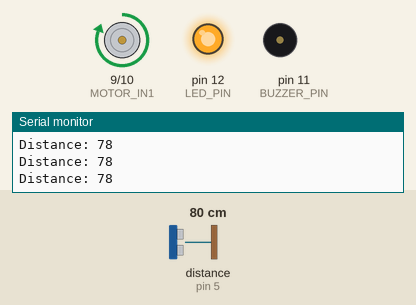
Recording of a sketch running on a simulated Arduino Uno, built with avr-gcc and run on an emulated ATmega328P. Shown: motor-driver pin pairs drawn as motors (green arrow = first pin HIGH = forward, orange = second pin HIGH = backward, longer = more drive), output pins drawn as LEDs (lit = HIGH), buzzer (waves = sounding, pin HIGH), the last lines printed to the serial monitor. Wiring (inferred from the names in the program): ultrasonic range finder: trigger pin 4; echo pin 5. The inputs (shaded band) are chosen by the test bench; at power-on: distance to the obstacle (sensor on pin 5) 80 cm. The echo pulse lasts 58.3 µs per cm; pins used as bus, display or sensor lines are not drawn.

Above: at 1.2 s.
1.3 s: distance to the obstacle (sensor on pin 5) set to 23 cm
2.8 s: distance to the obstacle (sensor on pin 5) set to 18 cm
At 3.3 s:
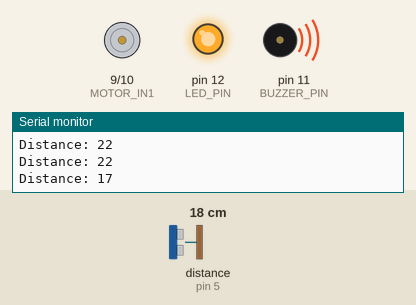
5.8 s: distance to the obstacle (sensor on pin 5) set to 60 cm
At 6.2 s:
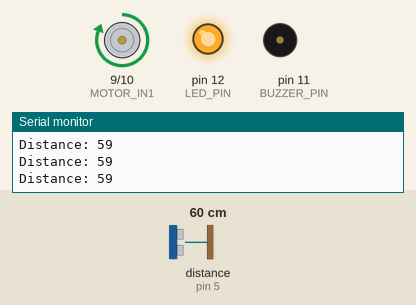
Timing chart, 0 to 8.8 s (numbered marks = the images above; inputs shaded):
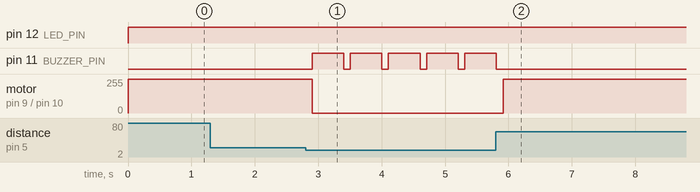

The sketch:

code.ino
```cpp
// Pin Definitions
#define TRIG_PIN 4
#define ECHO_PIN 5
#define MOTOR_IN1 9
#define MOTOR_IN2 10
#define BUZZER_PIN 11
#define LED_PIN 12

void setup() {
  // Motor Pins
  pinMode(MOTOR_IN1, OUTPUT);
  pinMode(MOTOR_IN2, OUTPUT);

  // Ultrasonic Sensor Pins
  pinMode(TRIG_PIN, OUTPUT);
  pinMode(ECHO_PIN, INPUT);

  // Buzzer and LED Pins
  pinMode(BUZZER_PIN, OUTPUT);
  pinMode(LED_PIN, OUTPUT);

  // Serial Monitor for Debugging
  Serial.begin(9600);
}

void loop() {
  // Variables
  long duration, distance;

  // Ensure proper trigger pulse
  digitalWrite(TRIG_PIN, LOW);
  delayMicroseconds(2);
  digitalWrite(TRIG_PIN, HIGH);
  delayMicroseconds(15);  // Set to 15 µs for added margin
  digitalWrite(TRIG_PIN, LOW);

  // Measure echo duration
  duration = pulseIn(ECHO_PIN, HIGH);

  // Calculate distance in cm
  if (duration == 0) {
    distance = 400; // Max distance when no echo detected
  } else {
    distance = duration * 0.034 / 2;
  }

  // Debug output
  Serial.print("Distance: ");
  Serial.println(distance);

  // Obstacle detection logic
  if (distance < 20) {
    // Stop motor and sound buzzer
    digitalWrite(MOTOR_IN1, LOW);
    digitalWrite(MOTOR_IN2, LOW);
    digitalWrite(BUZZER_PIN, HIGH);
    delay(500);
    digitalWrite(BUZZER_PIN, LOW);
  } else {
    // Move forward and turn on LED
    digitalWrite(MOTOR_IN1, HIGH);
    digitalWrite(MOTOR_IN2, LOW);
    digitalWrite(LED_PIN, HIGH);
  }

  delay(100);
}
```

Measured:
- the behaviour switches between 21 and 20 cm on distance to the obstacle (sensor on pin 5) (found by bisection; images 0 and 1)
- after the input at 2.8 s, pin 11 (BUZZER_PIN): alternates HIGH for 0.50 s and LOW for 0.10 s, starting after 0.10 s; motor on pin 9 (MOTOR_IN1) / pin 10 (MOTOR_IN2): forward 255/255 → stopped after 0.10 s
- after the input at 5.8 s, pin 11 (BUZZER_PIN): goes on until 5.8 s, then stays LOW; motor on pin 9 (MOTOR_IN1) / pin 10 (MOTOR_IN2): stopped → forward 255/255 after 0.11 s
